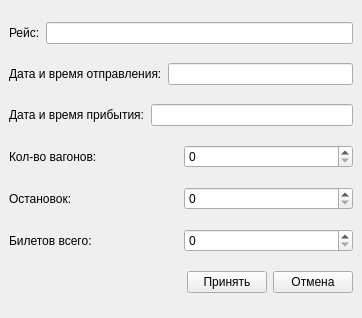
<?xml version="1.0" encoding="UTF-8"?>
<ui version="4.0">
 <class>TripEditForm</class>
 <widget class="QMainWindow" name="TripEditForm">
  <property name="geometry">
   <rect>
    <x>0</x>
    <y>0</y>
    <width>362</width>
    <height>318</height>
   </rect>
  </property>
  <property name="windowTitle">
   <string>Изменить данные</string>
  </property>
  <widget class="QWidget" name="centralwidget">
   <layout class="QVBoxLayout" name="verticalLayout">
    <item>
     <layout class="QHBoxLayout" name="horizontalLayout">
      <item>
       <widget class="QLabel" name="label">
        <property name="text">
         <string>Рейс:</string>
        </property>
       </widget>
      </item>
      <item>
       <widget class="QLineEdit" name="trip_name"/>
      </item>
     </layout>
    </item>
    <item>
     <layout class="QHBoxLayout" name="horizontalLayout_2">
      <item>
       <widget class="QLabel" name="label_2">
        <property name="text">
         <string>Дата и время отправления:</string>
        </property>
       </widget>
      </item>
      <item>
       <widget class="QLineEdit" name="date_from"/>
      </item>
     </layout>
    </item>
    <item>
     <layout class="QHBoxLayout" name="horizontalLayout_3">
      <item>
       <widget class="QLabel" name="label_3">
        <property name="text">
         <string>Дата и время прибытия:</string>
        </property>
       </widget>
      </item>
      <item>
       <widget class="QLineEdit" name="date_to"/>
      </item>
     </layout>
    </item>
    <item>
     <layout class="QHBoxLayout" name="horizontalLayout_4">
      <item>
       <widget class="QLabel" name="label_4">
        <property name="text">
         <string>Кол-во вагонов:</string>
        </property>
       </widget>
      </item>
      <item>
       <widget class="QSpinBox" name="count_wagons"/>
      </item>
     </layout>
    </item>
    <item>
     <layout class="QHBoxLayout" name="horizontalLayout_5">
      <item>
       <widget class="QLabel" name="label_5">
        <property name="text">
         <string>Остановок:</string>
        </property>
       </widget>
      </item>
      <item>
       <widget class="QSpinBox" name="count_stop"/>
      </item>
     </layout>
    </item>
    <item>
     <layout class="QHBoxLayout" name="horizontalLayout_6">
      <item>
       <widget class="QLabel" name="label_6">
        <property name="text">
         <string>Билетов всего:</string>
        </property>
       </widget>
      </item>
      <item>
       <widget class="QSpinBox" name="count_tickets"/>
      </item>
     </layout>
    </item>
    <item>
     <layout class="QHBoxLayout" name="horizontalLayout_7">
      <item>
       <spacer name="horizontalSpacer">
        <property name="orientation">
         <enum>Qt::Horizontal</enum>
        </property>
        <property name="sizeHint" stdset="0">
         <size>
          <width>40</width>
          <height>20</height>
         </size>
        </property>
       </spacer>
      </item>
      <item>
       <widget class="QPushButton" name="btn_accept">
        <property name="text">
         <string>Принять</string>
        </property>
       </widget>
      </item>
      <item>
       <widget class="QPushButton" name="btn_cancle">
        <property name="text">
         <string>Отмена</string>
        </property>
       </widget>
      </item>
     </layout>
    </item>
   </layout>
  </widget>
 </widget>
 <resources/>
 <connections/>
</ui>
